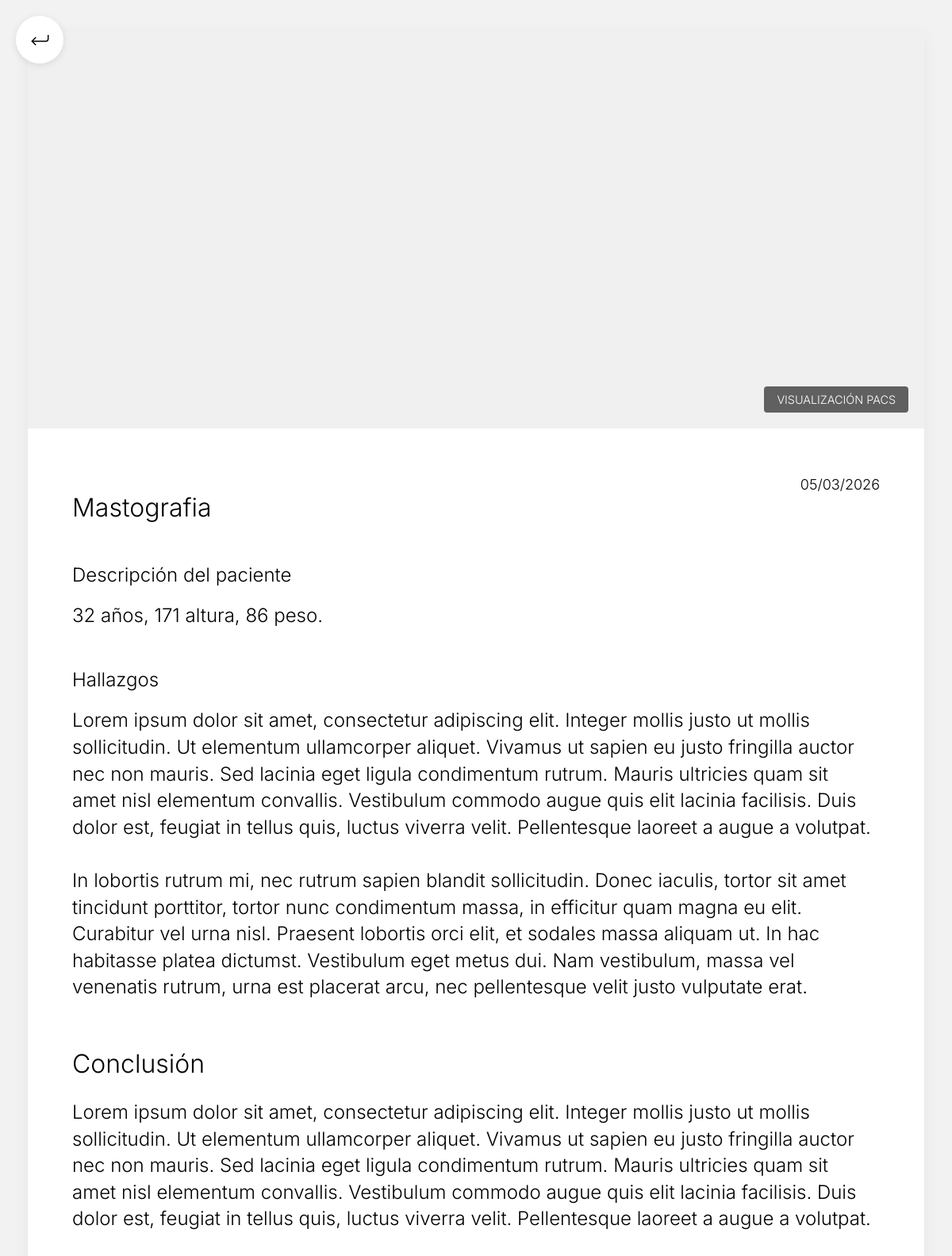
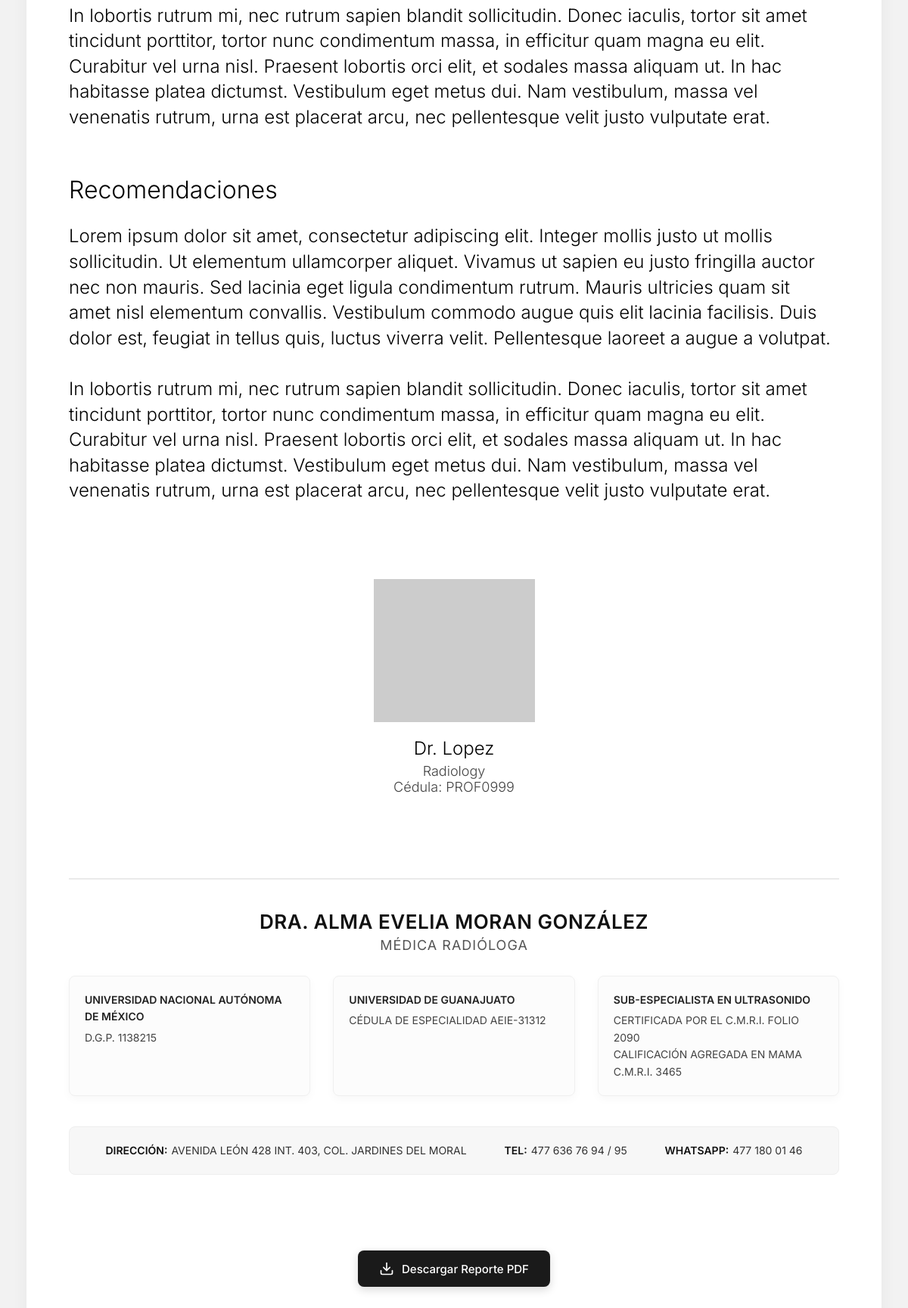
Page /patients/studyDetail/23/ on the committed database (2 pictures, top to bottom).
### core/models.py (models this page shows)
class Study(models.Model):
    id_study = models.AutoField(primary_key=True)
    pacs_url = models.CharField(max_length=100)
    email_sent = models.BooleanField(default=False)
    date = models.DateField()
    id_study_request = models.ForeignKey('assistantDashboard.StudyRequest', on_delete=models.CASCADE)
    id_report = models.ForeignKey('Report', on_delete=models.CASCADE, null=True, blank=True)
    id_patient = models.ForeignKey('patientsDashboard.Patient', on_delete=models.CASCADE)

class Report(models.Model):
    PENDING = 'PEN'
    IN_PROGRESS = 'PRO'
    COMPLETED = 'COM'
    STATUS_CHOICES = [
        (PENDING, 'Pending'),
        (IN_PROGRESS, 'In Progress'),
        (COMPLETED, 'Completed'),
    ]
    id_report = models.AutoField(primary_key=True)
    status = models.CharField(max_length=3, choices=STATUS_CHOICES, default=PENDING)
    about = models.CharField(max_length=200)
    patients_description = models.CharField(max_length=200)
    findings = models.TextField()
    conclusions = models.TextField()
    recommendations = models.TextField()
    date = models.DateField(default=datetime.now)
    doctor_in_charge = models.ForeignKey('doctorsDashboard.ReportingDoctor', on_delete=models.CASCADE)

### doctorsDashboard/models.py (models this page shows, shortened)
class ReportingDoctor(models.Model):
    MALE = 'M'
    FEMALE = 'F'
    OTHER = 'O'
    GENDER_CHOICES = [
        (MALE, 'Male'),
        (FEMALE, 'Female'),
        (OTHER, 'Other'),
    ]
    user = models.OneToOneField(User, on_delete=models.CASCADE, null=True, related_name='reporting_doctor_profile')
    id_doctor = models.AutoField(primary_key=True)
    gender = models.CharField(max_length=1, choices=GENDER_CHOICES, default=OTHER)
    address = models.CharField(max_length=100)
    phone = models.CharField(max_length=100)
    university = models.CharField(max_length=100)
    professional_id = models.CharField(max_length=100)
    specialty = models.CharField(max_length=100)
    @property
    def last_name(self):
        if self.user:
            return self.user.last_name
        return ""

### core/views.py (the view)
# urls.py: path('studyDetail/<int:id_study>/', core_views.study_detail, name='studyDetail'),
def study_detail(request, id_study):
    study = get_object_or_404(Study, id_study=id_study)
    hide_download_btn = request.user.is_authenticated and request.user.groups.filter(name__in=['AssociatedDoctors', 'Doctors']).exists()
    return render(request, 'core/study_report_detail.html', {'study': study, 'hide_download_btn': hide_download_btn})

### core/templates/core/study_report_detail.html (shortened to what this page needs)
{% load static %}
<!DOCTYPE html>
<html lang="es">
<head>
    <link rel="stylesheet" href="{% static 'core/report.css' %}">
</head>
<body>
    <div class="back-button-container" onclick="window.history.back()">
        <img src="{% static 'core/assets/icons/return_icon.svg' %}" alt="Regresar" width="35" height="35">
    </div>
    <div class="report-container">
        <div class="study-visual-section" onclick="openPacsModal()">
            {% if study.pacs_url %}
            <iframe src="{{ study.pacs_url }}" frameborder="0" width="100%" height="100%"
                style="border: none; display: block;"></iframe>
            {% else %}
            <img src="https://placehold.co/1130x396" alt="Imagen no disponible, por favor contacte al laboratorio."
                class="study-image">
            {% endif %}
            <div class="image-overlay">
                VISUALIZACIÓN PACS
            </div>
        </div>
        <div class="study-report-content">
            <div class="report-date-top-right">
                {{ study.id_report.date|date:"d/m/Y" }}
            </div>
            <h1 class="report-title-main">
                {% if study.id_report.about %}
                {{ study.id_report.about }}
                {% else %}
                Estudio de Imagenología
                {% endif %}
            </h1>
            <div class="report-section">
                <h3 class="section-title">Descripción del paciente</h3>
                <div class="section-content">
                    {{ study.id_report.patients_description }}
                </div>
            </div>
            {% if study.id_report.findings %}
            <div class="report-section">
                <h3 class="section-title">Hallazgos</h3>
                <div class="section-content">
                    {{ study.id_report.findings|linebreaksbr }}
                </div>
            </div>
            {% endif %}
            <div class="report-section">
                <h3 class="section-title-large">Conclusión</h3>
                <div class="section-content">
                    {{ study.id_report.conclusions|default:"Sin conclusiones registradas."|linebreaksbr }}
                </div>
            </div>
            <div class="report-section">
                <h3 class="section-title-large">Recomendaciones</h3>
                <div class="section-content">
                    {{ study.id_report.recommendations|default:"Sin recomendaciones."|linebreaksbr }}
                </div>
            </div>
            <div class="doctor-signature-section">
                <div class="signature-container">
                    <img src="https://placehold.co/213x189?text=Firma" class="signature-image" alt="Firma del Doctor">
                    <div class="doctor-name-sign">
                        Dr. {{ study.id_report.doctor_in_charge.name }} {{ study.id_report.doctor_in_charge.last_name }}
                    </div>
                    <div class="doctor-specialty-sign">
                        {{ study.id_report.doctor_in_charge.specialty|default:"Radiología" }} <br>
                        Cédula: {{ study.id_report.doctor_in_charge.professional_id|default:"N/A" }}
                    </div>
                </div>
            </div>
            <div class="report-footer-section">
                <div class="footer-doctor-name">DRA. ALMA EVELIA MORAN GONZÁLEZ</div>
                <div class="footer-doctor-specialty">MÉDICA RADIÓLOGA</div>
                <div class="footer-details-grid">
                    <div class="footer-col">
                        <strong>UNIVERSIDAD NACIONAL AUTÓNOMA DE MÉXICO</strong>
                        <span>D.G.P. 1138215</span>
                    </div>
                    <div class="footer-col">
                        <strong>UNIVERSIDAD DE GUANAJUATO</strong>
                        <span>CÉDULA DE ESPECIALIDAD AEIE-31312</span>
                    </div>
                    <div class="footer-col">
                        <strong>SUB-ESPECIALISTA EN ULTRASONIDO</strong>
                        <span>CERTIFICADA POR EL C.M.R.I. FOLIO 2090<br>
                            CALIFICACIÓN AGREGADA EN MAMA C.M.R.I. 3465</span>
                    </div>
                </div>
                <div class="footer-contact-info">
                    <div class="contact-item"><strong>DIRECCIÓN:</strong> AVENIDA LEÓN 428 INT. 403, COL. JARDINES DEL
                        MORAL</div>
                    <div class="contact-item"><strong>TEL:</strong> 477 636 76 94 / 95</div>
                    <div class="contact-item"><strong>WHATSAPP:</strong> 477 180 01 46</div>
                </div>
            </div>
        </div>
        {% if study.id_report.status == 'COM' and not hide_download_btn %}
        <div class="download-pdf-section" style="margin-top: 40px; text-align: center; padding-bottom: 30px;">
            <a href="{% url 'core:report_pdf' study.id_report.id_report %}" class="download-pdf-btn" style="display: inline-flex; align-items: center; gap: 10px; padding: 14px 28px;
                        background-color: #1a1a1a; color: white; text-decoration: none;
                        border-radius: 8px; font-family: 'Inter', sans-serif; font-size: 15px;
                        font-weight: 500; transition: background-color 0.2s ease, transform 0.2s ease;
                        box-shadow: 0 4px 12px rgba(0, 0, 0, 0.15);">
                <svg width="20" height="20" viewBox="0 0 24 24" fill="none" stroke="currentColor" stroke-width="2"
                    stroke-linecap="round" stroke-linejoin="round">
                    <path d="M21 15v4a2 2 0 0 1-2 2H5a2 2 0 0 1-2-2v-4"></path>
                    <polyline points="7 10 12 15 17 10"></polyline>
                    <line x1="12" y1="15" x2="12" y2="3"></line>
                </svg>
                Descargar Reporte PDF
            </a>
        </div>
        {% endif %}
    </div>
</body>
</html>

### core/static/core/report.css (style rules this page uses)
body { background-color: #F2F2F2; font-family: 'Inter', sans-serif; }
.report-container { width: 100%; max-width: 1130px; margin: 40px auto; background-color: white; box-shadow: 0 4px 20px rgba(0, 0, 0, 0.05); position: relative; padding-bottom: 100px; min-height: 1577px; }
.study-visual-section { width: 100%; height: 500px; background-color: #f0f0f0; display: flex; justify-content: center; align-items: stretch; overflow: hidden; position: relative; }
.image-overlay { position: absolute; bottom: 20px; right: 20px; background: rgba(0, 0, 0, 0.6); color: white; padding: 8px 16px; border-radius: 4px; font-size: 0.9rem; font-weight: 300; }
.study-report-content { padding: 60px 56px; position: relative; }
.report-date-top-right { position: absolute; top: 60px; right: 56px; font-family: 'Inter', sans-serif; font-weight: 300; font-size: 18px; color: #000; }
.report-title-main { font-family: 'Inter', sans-serif; font-weight: 300; font-size: 32px; color: black; margin-bottom: 40px; line-height: 1.2; }
.section-title { font-family: 'Inter', sans-serif; font-weight: 300; font-size: 24px; color: black; margin-top: 50px; margin-bottom: 20px; }
.section-title-large { font-family: 'Inter', sans-serif; font-weight: 300; font-size: 32px; color: black; margin-top: 60px; margin-bottom: 25px; }
.section-content { font-family: 'Inter', sans-serif; font-weight: 300; font-size: 24px; color: black; line-height: 1.4; text-align: left; max-width: 1007px; }
.doctor-signature-section { margin-top: 100px; width: 100%; display: flex; flex-direction: column; align-items: center; position: relative; padding-bottom: 50px; }
.signature-container { display: flex; flex-direction: column; align-items: center; text-align: center; }
.signature-image { width: 213px; height: auto; margin-bottom: 20px; mix-blend-mode: multiply; }
.doctor-name-sign { font-family: 'Inter', sans-serif; font-weight: 300; font-size: 24px; color: black; }
.study-visual-section { width: 100%; height: 500px; background-color: #f0f0f0; display: flex; justify-content: center; align-items: stretch; overflow: hidden; position: relative; cursor: pointer; transition: opacity 0.2s ease; }
.study-visual-section iframe { pointer-events: none; }
.doctor-specialty-sign { font-family: 'Inter', sans-serif; font-weight: 300; font-size: 18px; color: #444; margin-top: 5px; }
.report-footer-section { width: 100%; margin-top: 60px; padding-top: 40px; border-top: 2px solid #eaeaea; color: #333; font-family: 'Inter', sans-serif; text-align: center; clear: both; }
.footer-doctor-name { font-size: 26px; font-weight: 600; color: #111; margin-bottom: 5px; letter-spacing: 0.5px; }
.footer-doctor-specialty { font-size: 18px; font-weight: 400; color: #555; margin-bottom: 30px; text-transform: uppercase; letter-spacing: 1px; }
.footer-details-grid { display: flex; justify-content: space-between; gap: 30px; margin-bottom: 40px; text-align: left; }
.footer-col { flex: 1; font-size: 14px; line-height: 1.6; color: #444; background-color: #fcfcfc; padding: 20px; border-radius: 8px; box-shadow: 0 4px 12px rgba(0, 0, 0, 0.03); border: 1px solid #f0f0f0; }
.footer-col strong { color: #222; display: block; margin-bottom: 5px; font-weight: 600; }
.footer-contact-info { padding: 20px 30px; background-color: #f7f7f7; color: #333; border-radius: 8px; font-size: 14px; line-height: 1.6; display: flex; justify-content: space-around; align-items: center; flex-wrap: wrap; gap: 15px; border: 1px solid #eee; }
.footer-contact-info strong { color: #111; margin-right: 5px; font-weight: 600; }
.contact-item { display: flex; align-items: center; }

### core/templates/core/study_report_detail.html (style rules this page uses)
.back-button-container { position: fixed; top: 20px; left: 20px; z-index: 1000; cursor: pointer; width: 60px; height: 60px; background: white; border-radius: 50%; display: flex; justify-content: center; align-items: center; box-shadow: 0 2px 10px rgba(0, 0, 0, 0.1); transition: transform 0.2s ease, box-shadow 0.2s ease; }

### rows in the picture
Study: id_report "05/03/2026", id_report.about "Mastografia", id_report.patients_description "32 años, 171 altura, 86 peso.", id_report.findings "Lorem ipsum dolor sit amet, consectetur adipiscing elit. Integer mollis justo ut mollis sollicitudin. Ut elementum ullamcorper aliquet. Vivamus ut sapien eu justo fringilla auctor nec non mauris. Sed lacinia eget ligula condimentum rutrum. Mauris ultricies quam sit amet nisl elementum convallis. Vestibulum commodo augue quis elit lacinia facilisis. Duis dolor est, feugiat in tellus quis, luctus viverra velit. Pellentesque laoreet a augue a volutpat. In lobortis rutrum mi, nec rutrum sapien blandit sollicitudin. Donec iaculis, tortor sit amet tincidunt porttitor, tortor nunc condimentum massa, in efficitur quam magna eu elit. Curabitur vel urna nisl. Praesent lobortis orci elit, et sodales…", id_report.conclusions "Lorem ipsum dolor sit amet, consectetur adipiscing elit. Integer mollis justo ut mollis sollicitudin. Ut elementum ullamcorper aliquet. Vivamus ut sapien eu justo fringilla auctor nec non mauris. Sed lacinia eget ligula condimentum rutrum. Mauris ultricies quam sit amet nisl elementum convallis. Vestibulum commodo augue quis elit lacinia facilisis. Duis dolor est, feugiat in tellus quis, luctus viverra velit. Pellentesque laoreet a augue a volutpat. In lobortis rutrum mi, nec rutrum sapien blandit sollicitudin. Donec iaculis, tortor sit amet tincidunt porttitor, tortor nunc condimentum massa, in efficitur quam magna eu elit. Curabitur vel urna nisl. Praesent lobortis orci elit, et sodales…", id_report.recommendations "Lorem ipsum dolor sit amet, consectetur adipiscing elit. Integer mollis justo ut mollis sollicitudin. Ut elementum ullamcorper aliquet. Vivamus ut sapien eu justo fringilla auctor nec non mauris. Sed lacinia eget ligula condimentum rutrum. Mauris ultricies quam sit amet nisl elementum convallis. Vestibulum commodo augue quis elit lacinia facilisis. Duis dolor est, feugiat in tellus quis, luctus viverra velit. Pellentesque laoreet a augue a volutpat. In lobortis rutrum mi, nec rutrum sapien blandit sollicitudin. Donec iaculis, tortor sit amet tincidunt porttitor, tortor nunc condimentum massa, in efficitur quam magna eu elit. Curabitur vel urna nisl. Praesent lobortis orci elit, et sodales…", id_report.doctor_in_charge.last_name "Lopez", id_report.doctor_in_charge.specialty "Radiology", id_report.doctor_in_charge.professional_id "PROF0999"
